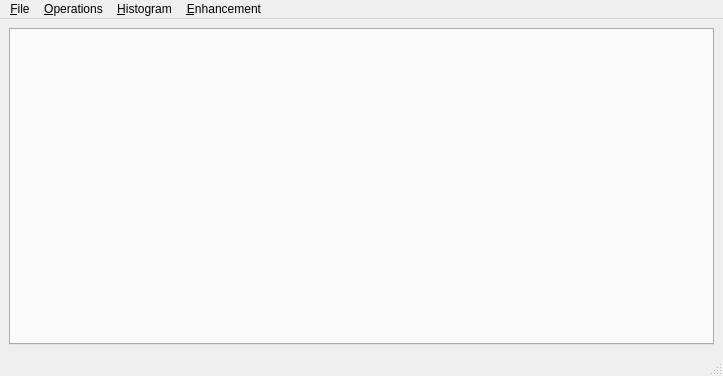
<?xml version="1.0" encoding="UTF-8"?>
<ui version="4.0">
 <class>MainWindow</class>
 <widget class="QMainWindow" name="MainWindow">
  <property name="geometry">
   <rect>
    <x>0</x>
    <y>0</y>
    <width>723</width>
    <height>376</height>
   </rect>
  </property>
  <property name="windowTitle">
   <string>MainWindow</string>
  </property>
  <widget class="QWidget" name="centralwidget">
   <layout class="QVBoxLayout" name="verticalLayout">
    <item>
     <widget class="QTabWidget" name="tabWidget">
      <property name="tabsClosable">
       <bool>true</bool>
      </property>
     </widget>
    </item>
   </layout>
  </widget>
  <widget class="QMenuBar" name="menubar">
   <property name="geometry">
    <rect>
     <x>0</x>
     <y>0</y>
     <width>723</width>
     <height>21</height>
    </rect>
   </property>
   <widget class="QMenu" name="menuFile">
    <property name="title">
     <string>&amp;File</string>
    </property>
    <addaction name="actionOpen"/>
    <addaction name="actionAbout_Image"/>
   </widget>
   <widget class="QMenu" name="menuOperations">
    <property name="title">
     <string>&amp;Operations</string>
    </property>
    <widget class="QMenu" name="menuTwo_Pictures">
     <property name="title">
      <string>Arithmatic</string>
     </property>
     <addaction name="actionAdd"/>
     <addaction name="actionSubtract"/>
     <addaction name="actionMultiply"/>
     <addaction name="actionDivision"/>
    </widget>
    <widget class="QMenu" name="menuBoolean">
     <property name="title">
      <string>Boolean</string>
     </property>
     <addaction name="actionNot"/>
     <addaction name="actionAnd"/>
     <addaction name="actionOr"/>
    </widget>
    <widget class="QMenu" name="menuGeometry">
     <property name="title">
      <string>Geometry</string>
     </property>
     <widget class="QMenu" name="menuFlip">
      <property name="title">
       <string>Flip</string>
      </property>
      <addaction name="actionVertical"/>
      <addaction name="actionHorizontal"/>
     </widget>
     <widget class="QMenu" name="menuMirror">
      <property name="title">
       <string>Mirror</string>
      </property>
      <addaction name="actionCartesian"/>
      <addaction name="actionx_y"/>
     </widget>
     <addaction name="actionTranslation"/>
     <addaction name="actionRotation"/>
     <addaction name="menuFlip"/>
     <addaction name="menuMirror"/>
    </widget>
    <widget class="QMenu" name="menuBrightening">
     <property name="title">
      <string>Brightening</string>
     </property>
     <addaction name="actionAdd_2"/>
     <addaction name="actionSubtract_2"/>
     <addaction name="actionMultiply_2"/>
     <addaction name="actionDivision_2"/>
    </widget>
    <addaction name="actionNegative"/>
    <addaction name="actionGrayscale"/>
    <addaction name="menuBrightening"/>
    <addaction name="separator"/>
    <addaction name="menuTwo_Pictures"/>
    <addaction name="menuBoolean"/>
    <addaction name="separator"/>
    <addaction name="menuGeometry"/>
   </widget>
   <widget class="QMenu" name="menuHistogram">
    <property name="title">
     <string>&amp;Histogram</string>
    </property>
    <addaction name="actionNormal"/>
    <addaction name="actionNormalisasi"/>
   </widget>
   <widget class="QMenu" name="menuEnhancement">
    <property name="title">
     <string>&amp;Enhancement</string>
    </property>
    <widget class="QMenu" name="menuTransformation">
     <property name="title">
      <string>Transformation</string>
     </property>
     <addaction name="actionLog"/>
     <addaction name="actionInverse_Log"/>
     <addaction name="actionPower"/>
    </widget>
    <widget class="QMenu" name="menuHigh_Pass_Filter">
     <property name="title">
      <string>High Pass Filter</string>
     </property>
     <addaction name="action1"/>
     <addaction name="action2"/>
     <addaction name="action3"/>
     <addaction name="action4"/>
     <addaction name="action5"/>
     <addaction name="action6"/>
    </widget>
    <addaction name="actionContrast_Stretching"/>
    <addaction name="menuTransformation"/>
    <addaction name="actionGray_Level_Slicing"/>
    <addaction name="actionBit_Slicing"/>
    <addaction name="separator"/>
    <addaction name="actionHistogram_Leveling"/>
    <addaction name="actionHistogram_Specification"/>
    <addaction name="separator"/>
    <addaction name="actionMedian_Filter"/>
    <addaction name="menuHigh_Pass_Filter"/>
    <addaction name="actionUnsharp_Masking"/>
    <addaction name="actionHighboost_Filter"/>
   </widget>
   <addaction name="menuFile"/>
   <addaction name="menuOperations"/>
   <addaction name="menuHistogram"/>
   <addaction name="menuEnhancement"/>
  </widget>
  <widget class="QStatusBar" name="statusbar"/>
  <action name="actionOpen">
   <property name="text">
    <string>&amp;Open</string>
   </property>
   <property name="shortcut">
    <string>Ctrl+O</string>
   </property>
  </action>
  <action name="actionNegative">
   <property name="text">
    <string>Negative</string>
   </property>
  </action>
  <action name="actionGrayscale">
   <property name="text">
    <string>Grayscale</string>
   </property>
  </action>
  <action name="actionAdd">
   <property name="text">
    <string>Add</string>
   </property>
  </action>
  <action name="actionSubtract">
   <property name="text">
    <string>Subtract</string>
   </property>
  </action>
  <action name="actionMultiply">
   <property name="text">
    <string>Multiply</string>
   </property>
  </action>
  <action name="actionDivision">
   <property name="text">
    <string>Division</string>
   </property>
  </action>
  <action name="actionNot">
   <property name="text">
    <string>Not</string>
   </property>
  </action>
  <action name="actionAnd">
   <property name="text">
    <string>And</string>
   </property>
  </action>
  <action name="actionOr">
   <property name="text">
    <string>Or</string>
   </property>
  </action>
  <action name="actionTranslation">
   <property name="text">
    <string>Translation</string>
   </property>
  </action>
  <action name="actionRotation">
   <property name="text">
    <string>Rotation</string>
   </property>
  </action>
  <action name="actionAdd_2">
   <property name="text">
    <string>Add</string>
   </property>
  </action>
  <action name="actionSubtract_2">
   <property name="text">
    <string>Subtract</string>
   </property>
  </action>
  <action name="actionMultiply_2">
   <property name="text">
    <string>Multiply</string>
   </property>
  </action>
  <action name="actionDivision_2">
   <property name="text">
    <string>Division</string>
   </property>
  </action>
  <action name="actionVertical">
   <property name="text">
    <string>Vertical</string>
   </property>
  </action>
  <action name="actionHorizontal">
   <property name="text">
    <string>Horizontal</string>
   </property>
  </action>
  <action name="actionCartesian">
   <property name="text">
    <string>Cartesian</string>
   </property>
  </action>
  <action name="actionx_y">
   <property name="text">
    <string>x = y</string>
   </property>
  </action>
  <action name="actionNormal">
   <property name="text">
    <string>Normal</string>
   </property>
  </action>
  <action name="actionNormalisasi">
   <property name="text">
    <string>Normalisasi</string>
   </property>
  </action>
  <action name="actionAbout_Image">
   <property name="text">
    <string>About Image</string>
   </property>
  </action>
  <action name="actionContrast_Stretching">
   <property name="text">
    <string>Contrast Stretching</string>
   </property>
  </action>
  <action name="actionLog">
   <property name="text">
    <string>Log</string>
   </property>
  </action>
  <action name="actionInverse_Log">
   <property name="text">
    <string>Inverse Log</string>
   </property>
  </action>
  <action name="actionPower">
   <property name="text">
    <string>Power</string>
   </property>
  </action>
  <action name="actionGray_Level_Slicing">
   <property name="text">
    <string>Gray Level Slicing</string>
   </property>
  </action>
  <action name="actionBit_Slicing">
   <property name="text">
    <string>Bit Slicing</string>
   </property>
  </action>
  <action name="actionHistogram_Leveling">
   <property name="text">
    <string>Histogram Leveling</string>
   </property>
  </action>
  <action name="actionHistogram_Specification">
   <property name="text">
    <string>Histogram Specification</string>
   </property>
  </action>
  <action name="actionMedian_Filter">
   <property name="text">
    <string>Median Filter</string>
   </property>
  </action>
  <action name="action1">
   <property name="text">
    <string>1</string>
   </property>
  </action>
  <action name="action2">
   <property name="text">
    <string>2</string>
   </property>
  </action>
  <action name="action3">
   <property name="text">
    <string>3</string>
   </property>
  </action>
  <action name="action4">
   <property name="text">
    <string>4</string>
   </property>
  </action>
  <action name="action5">
   <property name="text">
    <string>5</string>
   </property>
  </action>
  <action name="action6">
   <property name="text">
    <string>6</string>
   </property>
  </action>
  <action name="actionUnsharp_Masking">
   <property name="text">
    <string>Unsharp Masking</string>
   </property>
  </action>
  <action name="actionHighboost_Filter">
   <property name="text">
    <string>Highboost Filter</string>
   </property>
  </action>
 </widget>
 <resources/>
 <connections/>
</ui>
